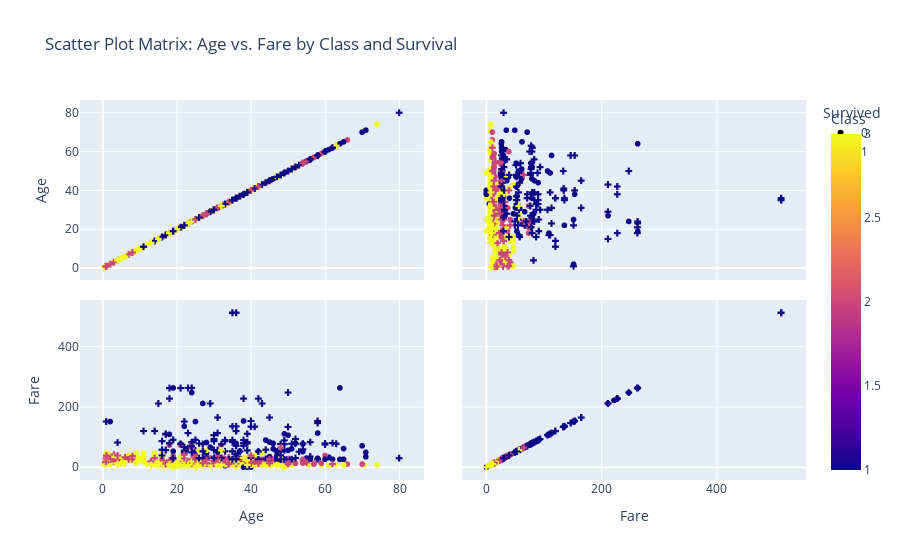

Notebook code cell kept with this figure:
### Code cell
scatter_matrix = px.scatter_matrix(df, dimensions=["Age", "Fare"], color="Pclass", symbol="Survived",
                                   title="Scatter Plot Matrix: Age vs. Fare by Class and Survival",
                                   labels={"Age": "Age", "Fare": "Fare", "Pclass": "Class", "Survived": "Survived"},
                                   color_discrete_map={1: "blue", 2: "green", 3: "red"}, symbol_map={0: "circle", 1: "cross"})
scatter_matrix.show()

### Figure 1 — Plotly figure (JSON) as saved in the notebook; plotly's stock layout.template omitted (floating-point values rounded to 4 significant figures; data arrays with more than 128 entries replaced by an {"elided": "..."} marker saying what was removed)
{"data": [{"dimensions": [{"axis": {"matches": true}, "label": "Age", "values": {"elided": "549 float values"}}, {"axis": {"matches": true}, "label": "Fare", "values": {"elided": "549 float values"}}], "hovertemplate": "Survived=0<br>%{xaxis.title.text}=%{x}<br>%{yaxis.title.text}=%{y}<br>Class=%{marker.color}<extra></extra>", "legendgroup": "0", "marker": {"color": {"elided": "549 int values"}, "coloraxis": "coloraxis", "symbol": "circle"}, "name": "0", "showlegend": true, "type": "splom"}, {"dimensions": [{"axis": {"matches": true}, "label": "Age", "values": {"elided": "342 float values"}}, {"axis": {"matches": true}, "label": "Fare", "values": {"elided": "342 float values"}}], "hovertemplate": "Survived=1<br>%{xaxis.title.text}=%{x}<br>%{yaxis.title.text}=%{y}<br>Class=%{marker.color}<extra></extra>", "legendgroup": "1", "marker": {"color": {"elided": "342 int values"}, "coloraxis": "coloraxis", "symbol": "cross"}, "name": "1", "showlegend": true, "type": "splom"}], "layout": {"coloraxis": {"colorbar": {"title": {"text": "Class"}}, "colorscale": [[0, "#0d0887"], [0.1111, "#46039f"], [0.2222, "#7201a8"], [0.3333, "#9c179e"], [0.4444, "#bd3786"], [0.5556, "#d8576b"], [0.6667, "#ed7953"], [0.7778, "#fb9f3a"], [0.8889, "#fdca26"], [1, "#f0f921"]]}, "dragmode": "select", "legend": {"title": {"text": "Survived"}, "tracegroupgap": 0}, "title": {"text": "Scatter Plot Matrix: Age vs. Fare by Class and Survival"}}}
